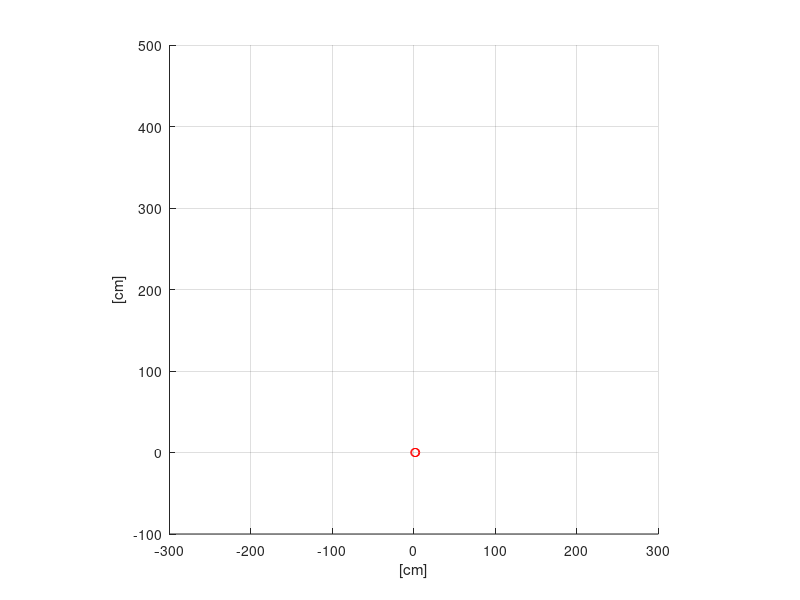

The MATLAB source for this figure: (Note: this script raises an error after producing the figure.)
close all; clear all;
v=1;dt=0.1;
figure(1);
xlabel('[cm]');ylabel('[cm]');
axis equal; axis([-300,300,-100,500]);grid;
vehi = [0,1,1,-1,-1,0;2,1,-1,-1,1,2];

hold on; plot([0,0],'ro');hold off;

[targetx1,targety1] = ginput(1);
hold on; plot(targetx1,targety1,'rp');hold off;
[targetx2,targety2] = ginput(1);
hold on;plot([targetx1,targetx2],[targety1,targety2],'ro');hold off;

tx=targetx1(1);ty=targety1(1);
theta = atan2(targety2(1)-targety1(1),targetx2(1)-targetx1(1))-pi/2;
theta*180/pi
clear targetx targety xy

xini = [0,0,tx,targetx2];
yini = [0,100,ty,targety2];
ydata = [0:v*dt*100:ty,ty];
xdatasp = interp1(yini,xini,ydata,'spline');
plot(xini,yini,'rx',xdatasp,ydata,'b.-');
xlabel('[cm]');ylabel('[cm]');
axis equal; axis([-300,300,-100,500]);grid;
legend('spline candidate','spline');
